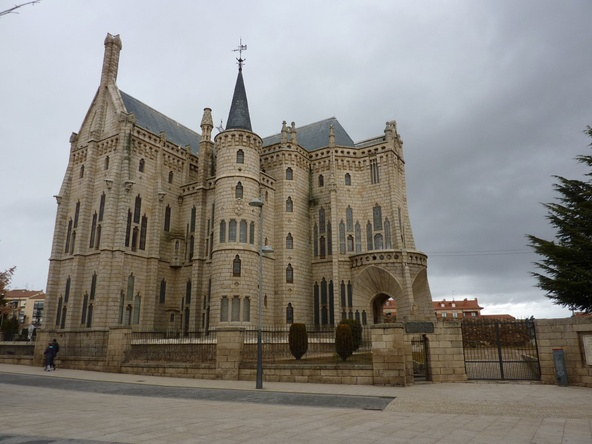
#> input picture Data/EGaudi_1.jpg, 592 x 444 px, shrunk from 1600 x 1200 before the run
$ python SIFT.py
#> lines starting #> are read from the running program, lines starting #| are printed output that depends on the picture
# -*- coding: utf-8 -*-
"""
Created on Sat Jun 12 15:42:43 2021

@author: fancy
"""

import numpy as np
import cv2 as cv
import matplotlib.pyplot as plt

path = r'../Data/'
filename = 'EGaudi'
method = 'BRIEF'

img1 = cv.imread(path+filename+'_'+'1.jpg')          # queryImage
#> img1 is the input picture: shape (444, 592, 3); mean B, G, R 129.1, 134.2, 137.1
img2 = cv.imread(path+filename+'_'+'2.jpg')     # trainImage
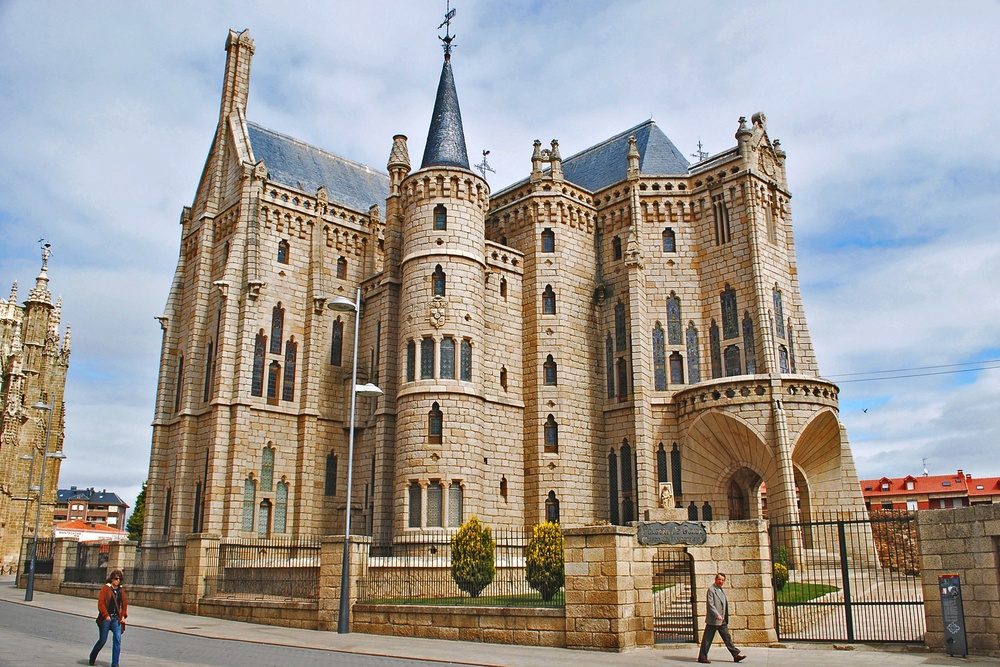
#> input picture Data/EGaudi_2.jpg, 1000 x 667 px, shrunk from 2701 x 1801 before the run
#> img2 is the input picture: shape (667, 1000, 3); mean B, G, R 146.6, 153, 159.1


# Initiate SIFT detector
sift = cv.SIFT()

# find the keypoints and descriptors with SIFT
kp1, des1 = sift.detectAndCompute(img1,None)
#> kp1 = 1361 keypoints; strongest (x, y, size): (584, 311, 1.8), (240, 60, 2.4), (390, 299, 2.1), (443, 305, 2)
kp2, des2 = sift.detectAndCompute(img2,None)
#> kp2 = 5768 keypoints; strongest (x, y, size): (488, 152, 2.1), (792, 391, 1.8), (109, 584, 2.3), (47, 245, 2.6)


# BFMatcher with default params
bf = cv.BFMatcher()
matches = bf.match(des1,des2)
#> matches = 1361 matches

# [8 lines of commented-out code are left out]

img3 = cv.drawMatches(img1, kp1, img2, kp2, matches,None)
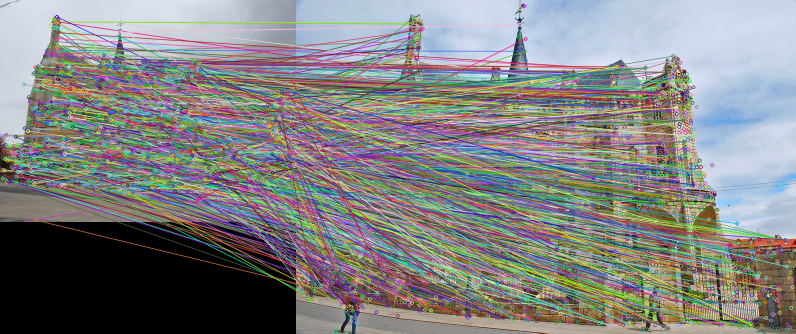
#> img3: shape (667, 1592, 3) (shown at 1/2 size); mean B, G, R 130.8, 130.6, 130.3

cv.imwrite(method+'_'+filename+'_'+'match.jpg',img3)
